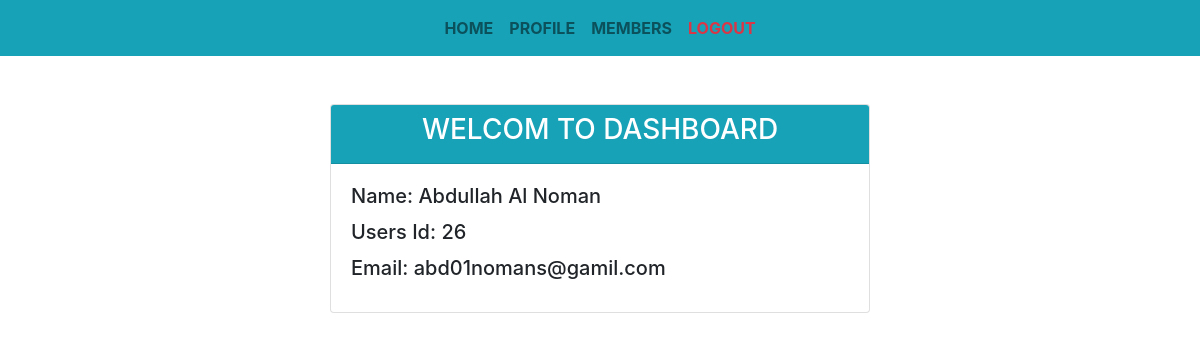
Page /project1/profile.php (signed in) on the committed database.
### tables this page shows
CREATE TABLE `users` (
  `id` int(11) NOT NULL,
  `fname` varchar(255) NOT NULL,
  `lname` varchar(255) NOT NULL,
  `email` text NOT NULL,
  `password` text NOT NULL
);

### project1/profile.php (the view, shortened to what this page needs)
<?php
require_once('functions.php');
$select = mysqli_query($connection, "SELECT * FROM users");
$row = mysqli_fetch_assoc($select);
?>
<div class="container">
    <div class="row">
        <div class="col-md-6 m-auto">
            <div class="card">
            <div class="card-header text-center bg-info p-2 text-uppercase text-white">
        <h3> Welcom to Dashboard</h3>
            </div>
            <div class="card-body">
                <h5 class="card-title">Name: <?php echo $row['fname']." ".$row['lname'];?></h5>
                <h5 class="card-title">Users Id: <?php echo $row['id'];?></h5>
                <h5 class="card-title">Email: <?php echo $row['email'];?></h5>
            </div>
            </div>
        </div>
    </div>
</div>
<?php
require_once('footer.php')
?>

### rows in the picture
users: fname "Abdullah", lname "Al Noman", id "26", email "abd01nomans@gamil.com"
